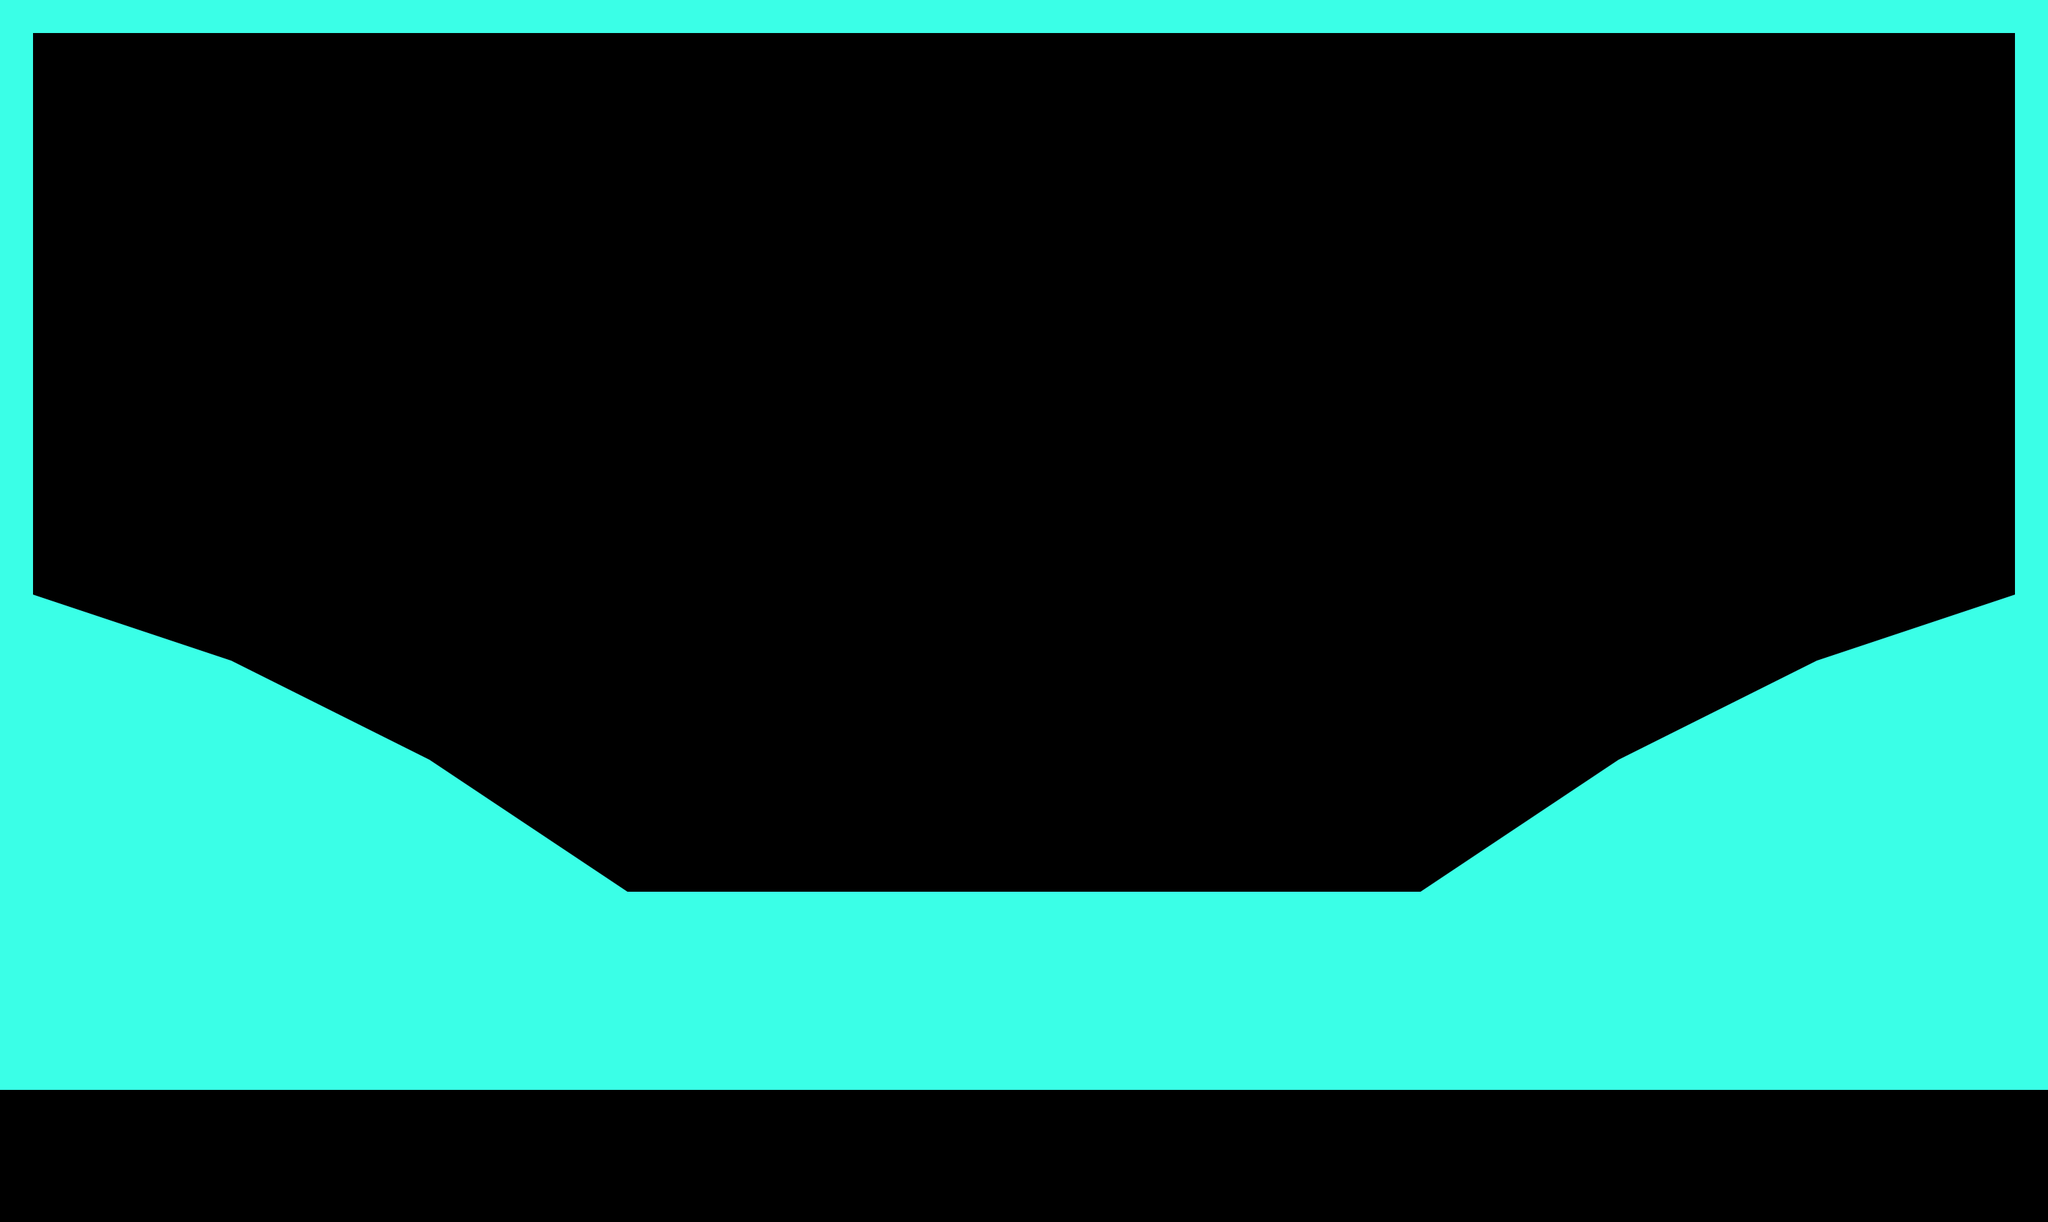

Below is a game level as drawn by its tile map, then a one-line description and the .tmx file that defines it, in full:
An orthogonal 62x37 tile map with 48x48 px tiles, 1 tile layer (terrain) and 1 object (spawnpoint).

<map version="1.10" tiledversion="1.11.2" orientation="orthogonal" renderorder="right-down" width="62" height="37" tilewidth="48" tileheight="48" infinite="0" nextlayerid="3" nextobjectid="3">
 <tileset firstgid="1" source="testTileSet.tsx" />
 <layer id="1" name="terrain" width="62" height="37">
  <data encoding="csv">
313,313,313,313,313,313,313,313,313,313,313,313,313,313,313,313,313,313,313,313,313,313,313,313,313,313,313,313,313,313,313,313,313,313,313,313,313,313,313,313,313,313,313,313,313,313,313,313,313,313,313,313,313,313,313,313,313,313,313,313,313,313,
313,0,0,0,0,0,0,0,0,0,0,0,0,0,0,0,0,0,0,0,0,0,0,0,0,0,0,0,0,0,0,0,0,0,0,0,0,0,0,0,0,0,0,0,0,0,0,0,0,0,0,0,0,0,0,0,0,0,0,0,0,313,
313,0,0,0,0,0,0,0,0,0,0,0,0,0,0,0,0,0,0,0,0,0,0,0,0,0,0,0,0,0,0,0,0,0,0,0,0,0,0,0,0,0,0,0,0,0,0,0,0,0,0,0,0,0,0,0,0,0,0,0,0,313,
313,0,0,0,0,0,0,0,0,0,0,0,0,0,0,0,0,0,0,0,0,0,0,0,0,0,0,0,0,0,0,0,0,0,0,0,0,0,0,0,0,0,0,0,0,0,0,0,0,0,0,0,0,0,0,0,0,0,0,0,0,313,
313,0,0,0,0,0,0,0,0,0,0,0,0,0,0,0,0,0,0,0,0,0,0,0,0,0,0,0,0,0,0,0,0,0,0,0,0,0,0,0,0,0,0,0,0,0,0,0,0,0,0,0,0,0,0,0,0,0,0,0,0,313,
313,0,0,0,0,0,0,0,0,0,0,0,0,0,0,0,0,0,0,0,0,0,0,0,0,0,0,0,0,0,0,0,0,0,0,0,0,0,0,0,0,0,0,0,0,0,0,0,0,0,0,0,0,0,0,0,0,0,0,0,0,313,
313,0,0,0,0,0,0,0,0,0,0,0,0,0,0,0,0,0,0,0,0,0,0,0,0,0,0,0,0,0,0,0,0,0,0,0,0,0,0,0,0,0,0,0,0,0,0,0,0,0,0,0,0,0,0,0,0,0,0,0,0,313,
313,0,0,0,0,0,0,0,0,0,0,0,0,0,0,0,0,0,0,0,0,0,0,0,0,0,0,0,0,0,0,0,0,0,0,0,0,0,0,0,0,0,0,0,0,0,0,0,0,0,0,0,0,0,0,0,0,0,0,0,0,313,
313,0,0,0,0,0,0,0,0,0,0,0,0,0,0,0,0,0,0,0,0,0,0,0,0,0,0,0,0,0,0,0,0,0,0,0,0,0,0,0,0,0,0,0,0,0,0,0,0,0,0,0,0,0,0,0,0,0,0,0,0,313,
313,0,0,0,0,0,0,0,0,0,0,0,0,0,0,0,0,0,0,0,0,0,0,0,0,0,0,0,0,0,0,0,0,0,0,0,0,0,0,0,0,0,0,0,0,0,0,0,0,0,0,0,0,0,0,0,0,0,0,0,0,313,
313,0,0,0,0,0,0,0,0,0,0,0,0,0,0,0,0,0,0,0,0,0,0,0,0,0,0,0,0,0,0,0,0,0,0,0,0,0,0,0,0,0,0,0,0,0,0,0,0,0,0,0,0,0,0,0,0,0,0,0,0,313,
313,0,0,0,0,0,0,0,0,0,0,0,0,0,0,0,0,0,0,0,0,0,0,0,0,0,0,0,0,0,0,0,0,0,0,0,0,0,0,0,0,0,0,0,0,0,0,0,0,0,0,0,0,0,0,0,0,0,0,0,0,313,
313,0,0,0,0,0,0,0,0,0,0,0,0,0,0,0,0,0,0,0,0,0,0,0,0,0,0,0,0,0,0,0,0,0,0,0,0,0,0,0,0,0,0,0,0,0,0,0,0,0,0,0,0,0,0,0,0,0,0,0,0,313,
313,0,0,0,0,0,0,0,0,0,0,0,0,0,0,0,0,0,0,0,0,0,0,0,0,0,0,0,0,0,0,0,0,0,0,0,0,0,0,0,0,0,0,0,0,0,0,0,0,0,0,0,0,0,0,0,0,0,0,0,0,313,
313,0,0,0,0,0,0,0,0,0,0,0,0,0,0,0,0,0,0,0,0,0,0,0,0,0,0,0,0,0,0,0,0,0,0,0,0,0,0,0,0,0,0,0,0,0,0,0,0,0,0,0,0,0,0,0,0,0,0,0,0,313,
313,0,0,0,0,0,0,0,0,0,0,0,0,0,0,0,0,0,0,0,0,0,0,0,0,0,0,0,0,0,0,0,0,0,0,0,0,0,0,0,0,0,0,0,0,0,0,0,0,0,0,0,0,0,0,0,0,0,0,0,0,313,
313,0,0,0,0,0,0,0,0,0,0,0,0,0,0,0,0,0,0,0,0,0,0,0,0,0,0,0,0,0,0,0,0,0,0,0,0,0,0,0,0,0,0,0,0,0,0,0,0,0,0,0,0,0,0,0,0,0,0,0,0,313,
313,0,0,0,0,0,0,0,0,0,0,0,0,0,0,0,0,0,0,0,0,0,0,0,0,0,0,0,0,0,0,0,0,0,0,0,0,0,0,0,0,10,11,12,13,14,0,0,0,0,0,0,0,0,0,0,0,0,0,0,0,313,
313,1,2,3,4,5,6,0,0,0,0,0,0,0,0,0,0,0,0,0,0,0,0,0,0,0,0,0,0,0,0,0,0,0,0,0,0,0,0,0,0,0,0,38,39,40,0,0,0,0,0,0,0,0,0,2147483654,2147483653,2147483652,2147483651,2147483650,2147483649,313,
313,27,28,29,30,31,32,0,0,0,0,0,0,0,0,0,0,0,0,0,0,0,0,0,0,0,0,0,0,0,0,0,0,0,0,0,0,0,0,0,0,0,0,0,0,66,0,0,0,0,0,0,0,0,0,2147483680,2147483679,2147483678,2147483677,2147483676,2147483675,313,
313,53,54,55,56,57,58,8,9,10,11,12,13,14,0,0,0,0,0,0,0,0,0,0,0,0,0,0,0,0,0,0,0,0,0,0,0,0,0,0,0,0,0,0,0,0,0,166,2147483662,2147483661,2147483660,2147483659,2147483658,2147483657,2147483656,2147483706,2147483705,2147483704,2147483703,2147483702,2147483701,313,
313,79,80,81,82,83,84,34,35,36,37,38,39,40,0,0,0,0,0,0,0,0,0,0,0,0,0,0,0,0,0,0,0,0,0,0,0,0,0,0,0,0,0,0,0,0,0,0,2147483688,2147483687,2147483686,2147483685,2147483684,2147483683,2147483682,2147483732,2147483731,2147483730,2147483729,2147483728,2147483727,313,
313,212,212,212,212,212,212,212,212,212,212,64,65,66,0,0,0,0,0,0,0,0,0,0,0,0,0,0,0,0,0,0,0,0,0,0,0,0,0,0,0,0,0,0,0,0,0,0,2147483714,2147483713,2147483712,2147483860,2147483860,2147483860,2147483860,2147483860,2147483860,2147483860,2147483860,2147483860,2147483860,313,
313,212,212,212,212,212,212,212,212,212,212,212,212,164,165,166,167,168,169,0,0,0,0,0,0,0,0,0,0,0,0,0,0,0,0,0,0,0,0,0,0,0,0,2147483817,2147483816,2147483815,2147483814,2147483813,2147483812,2147483860,2147483860,2147483860,2147483860,2147483860,2147483860,2147483860,2147483860,2147483860,2147483860,2147483860,2147483860,313,
313,212,212,212,212,212,212,212,212,212,212,212,212,190,191,192,193,194,195,0,0,0,0,0,0,0,0,0,0,0,0,0,0,0,0,0,0,0,0,0,0,0,0,2147483843,2147483842,2147483841,2147483840,2147483839,2147483838,2147483860,2147483860,2147483860,2147483860,2147483860,2147483860,2147483860,2147483860,2147483860,2147483860,2147483860,2147483860,313,
313,212,212,212,212,212,212,212,212,212,212,212,212,216,217,218,219,220,221,0,0,0,0,0,0,0,0,0,0,0,0,0,0,0,0,0,0,0,0,0,0,0,0,2147483869,2147483868,2147483867,2147483866,2147483865,2147483864,2147483860,2147483860,2147483860,2147483860,2147483860,2147483860,2147483860,2147483860,2147483860,2147483860,2147483860,2147483860,313,
313,212,212,212,212,212,212,212,212,212,212,212,212,242,243,244,245,246,247,0,0,0,0,0,0,0,0,0,0,0,0,0,0,0,0,0,0,0,0,0,0,0,0,2147483895,2147483894,2147483893,2147483892,2147483891,2147483890,2147483860,2147483860,2147483860,2147483860,2147483860,2147483860,2147483860,2147483860,2147483860,2147483860,2147483860,2147483860,313,
313,212,212,212,212,212,212,212,212,212,212,212,212,212,212,212,212,212,212,212,314,315,316,317,318,313,314,315,316,317,318,313,314,315,316,317,318,313,314,315,316,317,318,313,313,313,313,313,313,313,313,313,313,313,313,313,313,313,313,313,313,313,
313,212,212,212,212,212,212,212,212,212,212,212,212,212,212,212,212,212,212,212,340,341,342,343,344,339,340,341,342,343,344,339,340,341,342,343,344,339,340,341,342,343,344,313,313,313,313,313,313,313,313,313,313,313,313,313,313,313,313,313,313,313,
313,212,212,212,212,212,212,212,212,212,212,212,212,212,212,212,212,212,212,212,366,367,368,369,370,365,366,367,368,369,370,365,366,367,368,369,370,365,366,367,368,369,370,313,313,313,313,313,313,313,313,313,313,313,313,313,313,313,313,313,313,313,
313,212,212,212,212,212,212,212,212,212,212,212,212,212,212,212,212,212,212,212,314,315,316,317,313,314,315,316,317,313,314,315,316,317,318,313,314,313,314,315,316,317,318,313,313,313,313,313,313,313,313,313,313,313,313,313,313,313,313,313,313,313,
313,212,212,212,212,212,212,212,212,212,212,212,212,212,212,212,212,212,212,212,340,341,342,343,339,340,341,342,343,339,340,341,342,343,344,339,340,339,340,341,342,343,344,313,313,313,313,313,313,313,313,313,313,313,313,313,313,313,313,313,313,313,
313,212,212,212,212,212,212,212,212,212,212,212,212,212,212,212,212,212,212,365,366,367,368,369,365,366,367,368,369,365,366,367,368,369,370,365,366,365,366,367,368,369,370,313,313,313,313,313,313,313,313,313,313,313,313,313,313,313,313,313,313,313,
0,0,0,0,0,0,0,0,0,0,0,0,0,0,0,0,0,0,0,0,0,0,0,0,0,0,0,0,0,0,0,0,0,0,0,0,0,0,0,0,0,0,0,0,0,0,0,0,0,0,0,0,0,0,0,0,0,0,0,0,0,0,
0,0,0,0,0,0,0,0,0,0,0,0,0,0,0,0,0,0,0,0,0,0,0,0,0,0,0,0,0,0,0,0,0,0,0,0,0,0,0,0,0,0,0,0,0,0,0,0,0,0,0,0,0,0,0,0,0,0,0,0,0,0,
0,0,0,0,0,0,0,0,0,0,0,0,0,0,0,0,0,0,0,0,0,0,0,0,0,0,0,0,0,0,0,0,0,0,0,0,0,0,0,0,0,0,0,0,0,0,0,0,0,0,0,0,0,0,0,0,0,0,0,0,0,0,
0,0,0,0,0,0,0,0,0,0,0,0,0,0,0,0,0,0,0,0,0,0,0,0,0,0,0,0,0,0,0,0,0,0,0,0,0,0,0,0,0,0,0,0,0,0,0,0,0,0,0,0,0,0,0,0,0,0,0,0,0,0
</data>
 </layer>
 <objectgroup id="2" name="objects">
  <object id="2" name="spawnpoint" x="1440" y="1248" width="48" height="48" />
 </objectgroup>
</map>